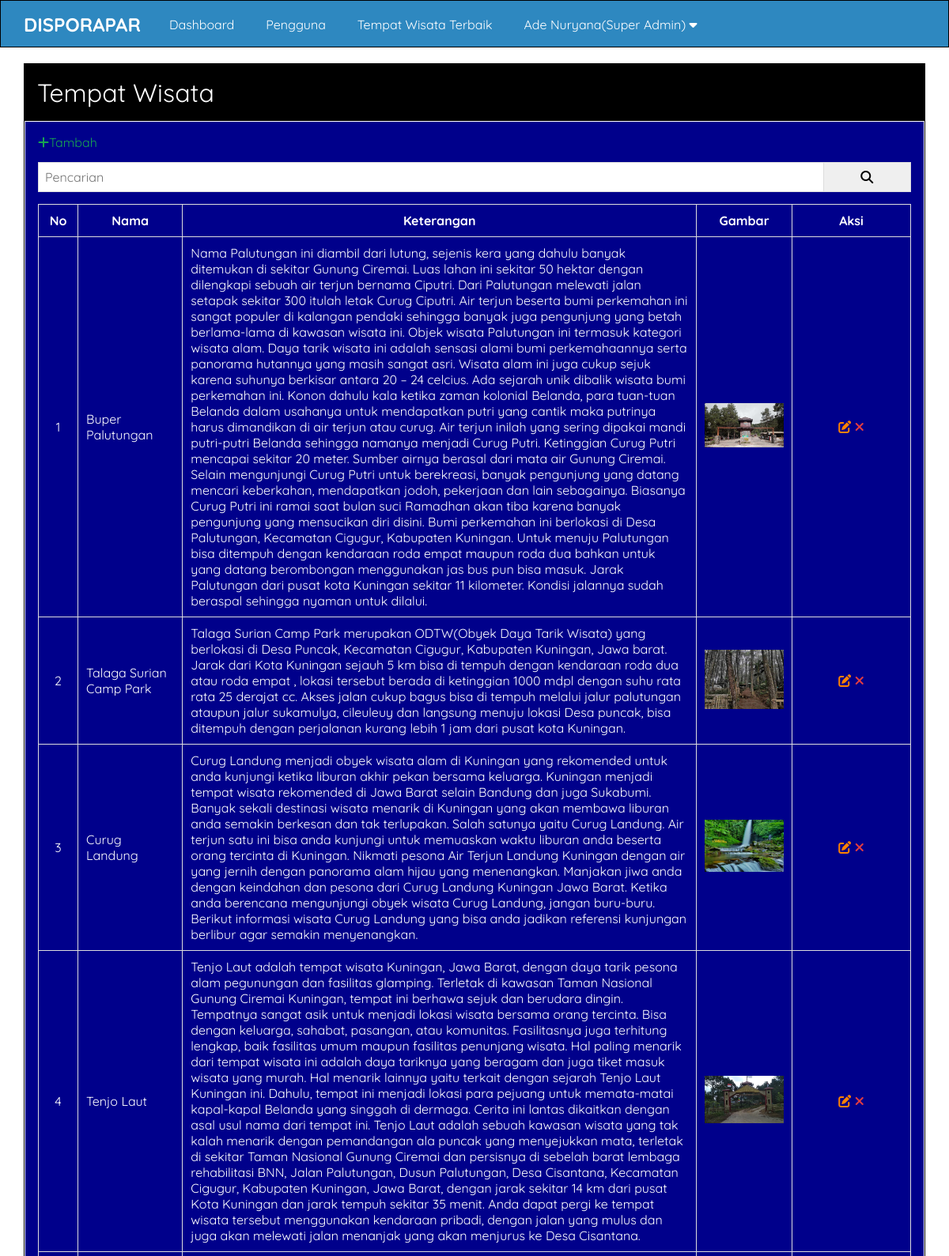
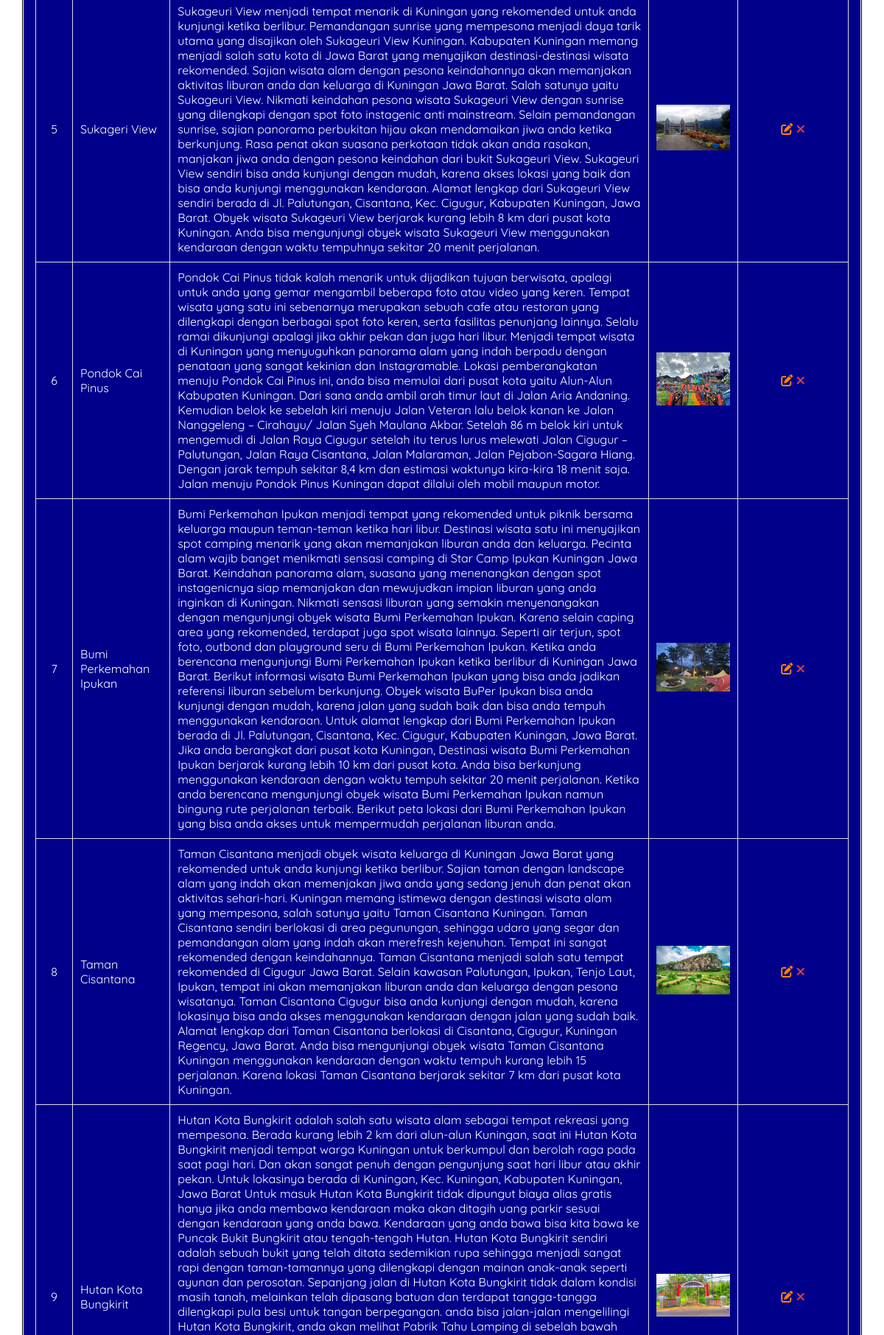
Screenshot of /admin/alternatif.php (signed in, upper part) with the database file from the repository (2 pictures, top to bottom).
### tables this page shows
CREATE TABLE `pengaturan` (
  `id_pengaturan` int(11) NOT NULL,
  `nama` varchar(50) NOT NULL,
  `email` varchar(50) NOT NULL,
  `telepon` varchar(20) NOT NULL,
  `alamat` text NOT NULL,
  `logo` varchar(50) NOT NULL,
  `favicon` varchar(50) NOT NULL,
  `tentang_kuningan` text NOT NULL,
  `foto_kuningan` varchar(50) NOT NULL,
  `google_maps` text NOT NULL,
  `foto_tentang_kuningan` varchar(50) NOT NULL,
  `kata_pembuka` text NOT NULL,
  `created_at` timestamp NOT NULL DEFAULT current_timestamp(),
  `updated_at` datetime DEFAULT NULL
);

CREATE TABLE `alternatif` (
  `id_alternatif` int(10) NOT NULL,
  `nm_alternatif` varchar(35) NOT NULL,
  `keterangan` text NOT NULL,
  `gambar` varchar(50) NOT NULL,
  `created_at` timestamp NOT NULL DEFAULT current_timestamp(),
  `updated_at` datetime DEFAULT NULL
);

### admin/alternatif.php (the view, shortened to what this page needs)
<?php include 'header.php' ?>
  <div class="content">
  	<div class="container">
  		<div class="box">
  			<div class="box-header">
  				Tempat Wisata
  			</div>
  			<div class="box-body">
          <a href="tambah-alternatif.php" class="text-green"><i class="fa fa-plus"></i>Tambah</a>
          <form action="">
            <div class="input-group">
              <input type="text" name="key" placeholder="Pencarian">
              <button type="submit"><i class="fa fa-search"></i></button>
            </div>
          </form>
  				<table class="table">
           <thead>
             <tr>
               <th>No</th>
               <th>Nama</th>
               <th>Keterangan</th>
               <th>Gambar</th>
               <th>Aksi</th>
             </tr>
           </thead>
           <tbody>
            <?php
              $where = "WHERE 1=1";
              $alternatif = mysqli_query($conn, "SELECT * FROM alternatif $where ORDER BY id_alternatif ASC");
              if(mysqli_num_rows($alternatif)>0){
                while($p = mysqli_fetch_array($alternatif)) {
            ?>
             <tr>
               <td> <?= $p['id_alternatif'] ?> </td>
               <td><?= $p['nm_alternatif'] ?></td>
               <td><?= $p['keterangan'] ?></td>
               <td><img src="../uploads/alternatif/<?= $p['gambar'] ?>" width="100px"></td>
               <td>
                 <a href="edit-alternatif.php?id=<?= $p['id_alternatif'] ?>" title="Edit Data" class="text-orange"><i class="fa fa-edit"></i></a>
                 <a href="hapus.php?idalternatif=<?= $p['id_alternatif'] ?>" onclick="return confirm('Yakin Ingin Dihapus ?')" title="Hapus Data" class="text-red"><i class="fa fa-times"></i></a>
               </td>
             </tr>
           <?php }
         }else{ ?>
              <tr>
                <td colspan="5">Data Tidak Ada</td>
              </tr>
           <?php } ?>
           </tbody>
          </table>
  			</div>
  		</div>
  	</div>
  </div>
<?php include'footer.php' ?>

### admin/header.php (shortened to what this page needs)
<?php
include '../koneksi.php';
$identitas = mysqli_query($conn,"SELECT * FROM pengaturan ORDER BY id_pengaturan DESC LIMIT 1");
$d = mysqli_fetch_object($identitas);
?>
<!DOCTYPE html>
<html>
<head>
	<link rel="stylesheet" type="text/css" href="../assets/css/style.css">
	<link rel="stylesheet" href="https://cdnjs.cloudflare.com/ajax/libs/font-awesome/6.1.1/css/all.min.css" />
</head>
<body class="bg-light">
 <div class="navbar">
 	<div class="container">
 		<h2 class="nav-brand float-left"><a href="index.php"><?= $d->nama ?></a></h2>
 		<ul class="nav-menu float-left">
 			<li><a href="index.php">Dashboard</a></li>
 			<?php if($_SESSION['ulevel'] == 'Super Admin'){ ?>
 				<li><a href="pengguna.php">Pengguna</a></li>
 				<li><a href="nilai_referensi.php">Tempat Wisata Terbaik</a></li>
 			<?php } ?>
 			<li>
 				<a href="index.php"><?= $_SESSION['uname']?>(<?= $_SESSION['ulevel']?>) <i class="fa fa-caret-down"></i></a>
 				</li> </ul>
 	</div>
  </div>

### assets/css/style.css (style rules this page uses)
* { margin:0; padding:0; font-family: 'Quicksand', sans-serif; box-sizing: border-box; }
a { text-decoration: none; }
.float-left { float: left; }
.container { width: 1140px; margin: 0 auto; }
.container::after { content: ""; display: block; clear: both; }
.bg-light { background-image: url(../../uploads/identitas/Gunung_Ciremai_sfw2503.jpg); background-repeat: no-repeat; background-size: cover; }
.box { border: 1px solid; background-color: #fff; }
.box-header { padding: 16px; background-color: black; font-size: xx-large; color: white; }
.box-body { border: 1px solid; padding: 16px; background-color: darkblue; color: white; }
form { margin: 15px 0; }
.navbar { border: 1px solid; height: 60px; width: 100%; background-color: #2E88C0; position: fixed; top: 0; z-index: 1000; }
.navbar a { color: #fff; }
.nav-brand { padding: 15px 0; display: inline-block; margin-right: 16px; }
.nav-menu { display: flex; list-style: none; }
.nav-menu li a { padding: 20px; display: inline-block; }
.content { padding: 80px 0 30px 0; }
.table { width:100%; border-collapse: collapse ; margin: 8px 0; }
.table th, .table td { border: 1px solid #ddd; padding: 10px; color: white; }
.table td:first-child { width: 50px; text-align: center; }
.table td:last-child { width: 150px; text-align: center; }
.text-red { color: #E43D40; }
.text-orange { color: #FF8300; }
.text-green { color: #18A550; }
.input-group:after { content: ""; clear: both; display: block; }
.input-group input[type="text"] { width: 90%; padding: 8px; font-size: 16px; float: left; border: 1px solid #ddd; }
.input-group button { width: 10%; padding: 8px; font-size: 16px; float: left; border: 1px solid #ddd; border-left: none; }

### rows the page displays
pengaturan: nama "DISPORAPAR"
alternatif: id_alternatif "1", nm_alternatif "Buper Palutungan", keterangan "Nama Palutungan ini diambil dari lutung, sejenis kera yang dahulu banyak ditemukan di sekitar Gunung Ciremai. Luas lahan ini sekitar 50 hektar dengan dilengkapi sebuah air terjun bernama Ciputri. Dari Palutungan melewati jalan setapak sekitar 300 itulah letak Curug Ciputri. Air terjun beserta bumi perkemahan ini sangat populer di kalangan pendaki sehingga banyak juga pengunjung yang betah berlama-lama di kawasan wisata ini. Objek wisata Palutungan ini termasuk kategori wisata alam. Daya tarik wisata ini adalah sensasi alami bumi perkemahaannya serta panorama hutannya yang masih sangat asri. Wisata alam ini juga cukup sejuk karena suhunya berkisar antara 20 – 24 celcius. Ada sejarah unik…", gambar (picture)
alternatif: id_alternatif "2", nm_alternatif "Talaga Surian Camp Park", keterangan "Talaga Surian Camp Park merupakan ODTW(Obyek Daya Tarik Wisata) yang berlokasi di Desa Puncak, Kecamatan Cigugur, Kabupaten Kuningan, Jawa barat. Jarak dari Kota Kuningan sejauh 5 km bisa di tempuh dengan kendaraan roda dua atau roda empat , lokasi tersebut berada di ketinggian 1000 mdpl dengan suhu rata rata 25 derajat cc. Akses jalan cukup bagus bisa di tempuh melalui jalur palutungan ataupun jalur sukamulya, cileuleuy dan langsung menuju lokasi Desa puncak, bisa ditempuh dengan perjalanan kurang lebih 1 jam dari pusat kota Kuningan.", gambar (picture)
alternatif: id_alternatif "3", nm_alternatif "Curug Landung", keterangan "Curug Landung menjadi obyek wisata alam di Kuningan yang rekomended untuk anda kunjungi ketika liburan akhir pekan bersama keluarga. Kuningan menjadi tempat wisata rekomended di Jawa Barat selain Bandung dan juga Sukabumi. Banyak sekali destinasi wisata menarik di Kuningan yang akan membawa liburan anda semakin berkesan dan tak terlupakan. Salah satunya yaitu Curug Landung. Air terjun satu ini bisa anda kunjungi untuk memuaskan waktu liburan anda beserta orang tercinta di Kuningan. Nikmati pesona Air Terjun Landung Kuningan dengan air yang jernih dengan panorama alam hijau yang menenangkan. Manjakan jiwa anda dengan keindahan dan pesona dari Curug Landung Kuningan Jawa Barat. Ketika anda…", gambar (picture)
alternatif: id_alternatif "4", nm_alternatif "Tenjo Laut", keterangan "Tenjo Laut adalah tempat wisata Kuningan, Jawa Barat, dengan daya tarik pesona alam pegunungan dan fasilitas glamping. Terletak di kawasan Taman Nasional Gunung Ciremai Kuningan, tempat ini berhawa sejuk dan berudara dingin. Tempatnya sangat asik untuk menjadi lokasi wisata bersama orang tercinta. Bisa dengan keluarga, sahabat, pasangan, atau komunitas. Fasilitasnya juga terhitung lengkap, baik fasilitas umum maupun fasilitas penunjang wisata. Hal paling menarik dari tempat wisata ini adalah daya tariknya yang beragam dan juga tiket masuk wisata yang murah. Hal menarik lainnya yaitu terkait dengan sejarah Tenjo Laut Kuningan ini. Dahulu, tempat ini menjadi lokasi para pejuang untuk…", gambar (picture)
alternatif: id_alternatif "5", nm_alternatif "Sukageri View", keterangan "Sukageuri View menjadi tempat menarik di Kuningan yang rekomended untuk anda kunjungi ketika berlibur. Pemandangan sunrise yang mempesona menjadi daya tarik utama yang disajikan oleh Sukageuri View Kuningan. Kabupaten Kuningan memang menjadi salah satu kota di Jawa Barat yang menyajikan destinasi-destinasi wisata rekomended. Sajian wisata alam dengan pesona keindahannya akan memanjakan aktivitas liburan anda dan keluarga di Kuningan Jawa Barat. Salah satunya yaitu Sukageuri View. Nikmati keindahan pesona wisata Sukageuri View dengan sunrise yang dilengkapi dengan spot foto instagenic anti mainstream. Selain pemandangan sunrise, sajian panorama perbukitan hijau akan mendamaikan jiwa anda…", gambar (picture)
alternatif: id_alternatif "6", nm_alternatif "Pondok Cai Pinus", keterangan "Pondok Cai Pinus tidak kalah menarik untuk dijadikan tujuan berwisata, apalagi untuk anda yang gemar mengambil beberapa foto atau video yang keren. Tempat wisata yang satu ini sebenarnya merupakan sebuah cafe atau restoran yang dilengkapi dengan berbagai spot foto keren, serta fasilitas penunjang lainnya. Selalu ramai dikunjungi apalagi jika akhir pekan dan juga hari libur. Menjadi tempat wisata di Kuningan yang menyuguhkan panorama alam yang indah berpadu dengan penataan yang sangat kekinian dan Instagramable. Lokasi pemberangkatan menuju Pondok Cai Pinus ini, anda bisa memulai dari pusat kota yaitu Alun-Alun Kabupaten Kuningan. Dari sana anda ambil arah timur laut di Jalan Aria Andaning.…", gambar (picture)
alternatif: id_alternatif "7", nm_alternatif "Bumi Perkemahan Ipukan", keterangan "Bumi Perkemahan Ipukan menjadi tempat yang rekomended untuk piknik bersama keluarga maupun teman-teman ketika hari libur. Destinasi wisata satu ini menyajikan spot camping menarik yang akan memanjakan liburan anda dan keluarga. Pecinta alam wajib banget menikmati sensasi camping di Star Camp Ipukan Kuningan Jawa Barat. Keindahan panorama alam, suasana yang menenangkan dengan spot instagenicnya siap memanjakan dan mewujudkan impian liburan yang anda inginkan di Kuningan. Nikmati sensasi liburan yang semakin menyenangakan dengan mengunjungi obyek wisata Bumi Perkemahan Ipukan. Karena selain caping area yang rekomended, terdapat juga spot wisata lainnya. Seperti air terjun, spot foto, outbond…", gambar (picture)
alternatif: id_alternatif "8", nm_alternatif "Taman Cisantana", keterangan "Taman Cisantana menjadi obyek wisata keluarga di Kuningan Jawa Barat yang rekomended untuk anda kunjungi ketika berlibur. Sajian taman dengan landscape alam yang indah akan memenjakan jiwa anda yang sedang jenuh dan penat akan aktivitas sehari-hari. Kuningan memang istimewa dengan destinasi wisata alam yang mempesona, salah satunya yaitu Taman Cisantana Kuningan. Taman Cisantana sendiri berlokasi di area pegunungan, sehingga udara yang segar dan pemandangan alam yang indah akan merefresh kejenuhan. Tempat ini sangat rekomended dengan keindahannya. Taman Cisantana menjadi salah satu tempat rekomended di Cigugur Jawa Barat. Selain kawasan Palutungan, Ipukan, Tenjo Laut, Ipukan, tempat ini…", gambar (picture)
alternatif: id_alternatif "9", nm_alternatif "Hutan Kota Bungkirit", gambar (picture)

### other values shown
$_SESSION['uname'] "Ade Nuryana"
$_SESSION['ulevel'] "Super Admin"
